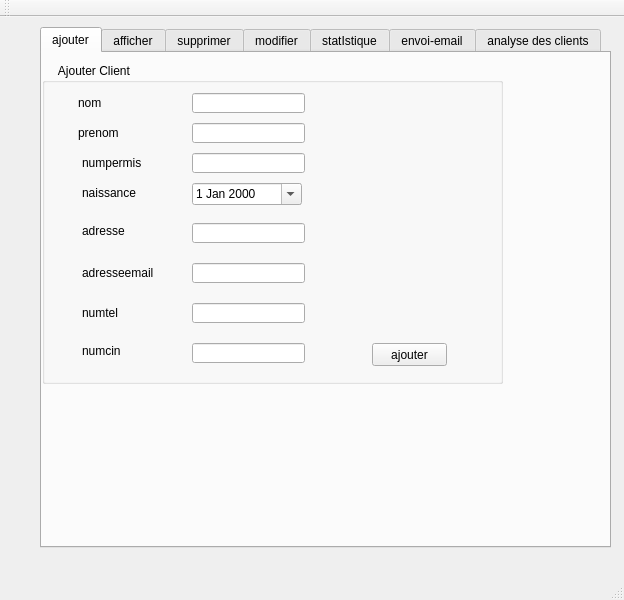
<?xml version="1.0" encoding="UTF-8"?>
<ui version="4.0">
 <class>MainWindow</class>
 <widget class="QMainWindow" name="MainWindow">
  <property name="geometry">
   <rect>
    <x>0</x>
    <y>0</y>
    <width>624</width>
    <height>600</height>
   </rect>
  </property>
  <property name="windowTitle">
   <string>Gestion des Clients</string>
  </property>
  <widget class="QWidget" name="centralWidget">
   <widget class="QTabWidget" name="tabWidget">
    <property name="geometry">
     <rect>
      <x>40</x>
      <y>10</y>
      <width>571</width>
      <height>521</height>
     </rect>
    </property>
    <property name="currentIndex">
     <number>0</number>
    </property>
    <widget class="QWidget" name="tab">
     <attribute name="title">
      <string>ajouter</string>
     </attribute>
     <widget class="QGroupBox" name="tableview">
      <property name="geometry">
       <rect>
        <x>0</x>
        <y>10</y>
        <width>461</width>
        <height>321</height>
       </rect>
      </property>
      <property name="title">
       <string>     Ajouter Client</string>
      </property>
      <widget class="QLabel" name="label">
       <property name="geometry">
        <rect>
         <x>36</x>
         <y>30</y>
         <width>121</width>
         <height>20</height>
        </rect>
       </property>
       <property name="text">
        <string>nom</string>
       </property>
      </widget>
      <widget class="QLabel" name="label_2">
       <property name="geometry">
        <rect>
         <x>36</x>
         <y>60</y>
         <width>121</width>
         <height>20</height>
        </rect>
       </property>
       <property name="text">
        <string>prenom</string>
       </property>
      </widget>
      <widget class="QLabel" name="label_3">
       <property name="geometry">
        <rect>
         <x>40</x>
         <y>90</y>
         <width>111</width>
         <height>20</height>
        </rect>
       </property>
       <property name="text">
        <string>numpermis</string>
       </property>
      </widget>
      <widget class="QLineEdit" name="lineEdit_NOM">
       <property name="geometry">
        <rect>
         <x>150</x>
         <y>30</y>
         <width>113</width>
         <height>20</height>
        </rect>
       </property>
      </widget>
      <widget class="QLineEdit" name="lineEdit_PRENOM">
       <property name="geometry">
        <rect>
         <x>150</x>
         <y>60</y>
         <width>113</width>
         <height>20</height>
        </rect>
       </property>
      </widget>
      <widget class="QLineEdit" name="lineEdit_NUMPERMIS">
       <property name="geometry">
        <rect>
         <x>150</x>
         <y>90</y>
         <width>113</width>
         <height>20</height>
        </rect>
       </property>
      </widget>
      <widget class="QPushButton" name="on_pushButton_ajouter_clicked">
       <property name="geometry">
        <rect>
         <x>330</x>
         <y>280</y>
         <width>75</width>
         <height>23</height>
        </rect>
       </property>
       <property name="text">
        <string>ajouter</string>
       </property>
       <property name="autoDefault">
        <bool>false</bool>
       </property>
      </widget>
      <widget class="QLineEdit" name="lineEdit_ADRESSE">
       <property name="geometry">
        <rect>
         <x>150</x>
         <y>160</y>
         <width>113</width>
         <height>20</height>
        </rect>
       </property>
      </widget>
      <widget class="QLineEdit" name="lineEdit_ADRESSEEMAIL">
       <property name="geometry">
        <rect>
         <x>150</x>
         <y>200</y>
         <width>113</width>
         <height>20</height>
        </rect>
       </property>
      </widget>
      <widget class="QLabel" name="label_5">
       <property name="geometry">
        <rect>
         <x>40</x>
         <y>160</y>
         <width>121</width>
         <height>16</height>
        </rect>
       </property>
       <property name="text">
        <string>adresse</string>
       </property>
      </widget>
      <widget class="QLabel" name="label_6">
       <property name="geometry">
        <rect>
         <x>40</x>
         <y>200</y>
         <width>121</width>
         <height>20</height>
        </rect>
       </property>
       <property name="text">
        <string>adresseemail</string>
       </property>
      </widget>
      <widget class="QLabel" name="label_7">
       <property name="geometry">
        <rect>
         <x>40</x>
         <y>240</y>
         <width>121</width>
         <height>20</height>
        </rect>
       </property>
       <property name="text">
        <string>numtel</string>
       </property>
      </widget>
      <widget class="QLabel" name="label_8">
       <property name="geometry">
        <rect>
         <x>40</x>
         <y>280</y>
         <width>111</width>
         <height>16</height>
        </rect>
       </property>
       <property name="text">
        <string>numcin</string>
       </property>
      </widget>
      <widget class="QLineEdit" name="lineEdit_NUMTEL">
       <property name="geometry">
        <rect>
         <x>150</x>
         <y>240</y>
         <width>113</width>
         <height>20</height>
        </rect>
       </property>
      </widget>
      <widget class="QLineEdit" name="lineEdit_NUMCIN">
       <property name="geometry">
        <rect>
         <x>150</x>
         <y>280</y>
         <width>113</width>
         <height>20</height>
        </rect>
       </property>
      </widget>
      <widget class="QLabel" name="label_4">
       <property name="geometry">
        <rect>
         <x>40</x>
         <y>120</y>
         <width>121</width>
         <height>20</height>
        </rect>
       </property>
       <property name="text">
        <string>naissance</string>
       </property>
      </widget>
      <widget class="QDateEdit" name="lineEdit_NAISSANCE">
       <property name="geometry">
        <rect>
         <x>150</x>
         <y>120</y>
         <width>110</width>
         <height>22</height>
        </rect>
       </property>
       <property name="calendarPopup">
        <bool>true</bool>
       </property>
      </widget>
     </widget>
    </widget>
    <widget class="QWidget" name="tab2">
     <attribute name="title">
      <string>afficher</string>
     </attribute>
     <widget class="QTableView" name="tableView">
      <property name="geometry">
       <rect>
        <x>0</x>
        <y>1</y>
        <width>571</width>
        <height>261</height>
       </rect>
      </property>
     </widget>
     <widget class="QPushButton" name="pushButton_3">
      <property name="geometry">
       <rect>
        <x>180</x>
        <y>280</y>
        <width>111</width>
        <height>28</height>
       </rect>
      </property>
      <property name="text">
       <string>rechercher</string>
      </property>
     </widget>
     <widget class="QTableView" name="tableView_3">
      <property name="geometry">
       <rect>
        <x>0</x>
        <y>330</y>
        <width>571</width>
        <height>151</height>
       </rect>
      </property>
     </widget>
     <widget class="QLineEdit" name="rechercher">
      <property name="geometry">
       <rect>
        <x>20</x>
        <y>280</y>
        <width>141</width>
        <height>21</height>
       </rect>
      </property>
     </widget>
     <widget class="QPushButton" name="pushButton_4">
      <property name="geometry">
       <rect>
        <x>310</x>
        <y>280</y>
        <width>111</width>
        <height>28</height>
       </rect>
      </property>
      <property name="text">
       <string>trier</string>
      </property>
     </widget>
     <widget class="QPushButton" name="pushButton_5">
      <property name="geometry">
       <rect>
        <x>440</x>
        <y>280</y>
        <width>111</width>
        <height>28</height>
       </rect>
      </property>
      <property name="text">
       <string>pdf</string>
      </property>
     </widget>
    </widget>
    <widget class="QWidget" name="tab_3">
     <attribute name="title">
      <string>supprimer</string>
     </attribute>
     <widget class="QPushButton" name="pushButton">
      <property name="geometry">
       <rect>
        <x>370</x>
        <y>230</y>
        <width>93</width>
        <height>28</height>
       </rect>
      </property>
      <property name="text">
       <string>supprimer</string>
      </property>
     </widget>
     <widget class="QLabel" name="label_9">
      <property name="geometry">
       <rect>
        <x>70</x>
        <y>170</y>
        <width>111</width>
        <height>16</height>
       </rect>
      </property>
      <property name="text">
       <string>numcin du client</string>
      </property>
     </widget>
     <widget class="QLineEdit" name="lineEdit">
      <property name="geometry">
       <rect>
        <x>180</x>
        <y>170</y>
        <width>201</width>
        <height>21</height>
       </rect>
      </property>
     </widget>
    </widget>
    <widget class="QWidget" name="tab_2">
     <attribute name="title">
      <string>modifier</string>
     </attribute>
     <widget class="QGroupBox" name="tableView_2">
      <property name="geometry">
       <rect>
        <x>10</x>
        <y>10</y>
        <width>481</width>
        <height>341</height>
       </rect>
      </property>
      <property name="title">
       <string>modifier Client</string>
      </property>
      <widget class="QLabel" name="label_10">
       <property name="geometry">
        <rect>
         <x>36</x>
         <y>30</y>
         <width>121</width>
         <height>20</height>
        </rect>
       </property>
       <property name="text">
        <string>NOM</string>
       </property>
      </widget>
      <widget class="QLabel" name="label_11">
       <property name="geometry">
        <rect>
         <x>36</x>
         <y>60</y>
         <width>121</width>
         <height>20</height>
        </rect>
       </property>
       <property name="text">
        <string>PRENOM</string>
       </property>
      </widget>
      <widget class="QLabel" name="label_12">
       <property name="geometry">
        <rect>
         <x>40</x>
         <y>90</y>
         <width>111</width>
         <height>20</height>
        </rect>
       </property>
       <property name="text">
        <string>NUMPERMIS</string>
       </property>
      </widget>
      <widget class="QLineEdit" name="lineEdit_nom">
       <property name="geometry">
        <rect>
         <x>150</x>
         <y>30</y>
         <width>113</width>
         <height>20</height>
        </rect>
       </property>
      </widget>
      <widget class="QLineEdit" name="lineEdit_prenom">
       <property name="geometry">
        <rect>
         <x>150</x>
         <y>60</y>
         <width>113</width>
         <height>20</height>
        </rect>
       </property>
      </widget>
      <widget class="QLineEdit" name="lineEdit_numpermis">
       <property name="geometry">
        <rect>
         <x>150</x>
         <y>90</y>
         <width>113</width>
         <height>20</height>
        </rect>
       </property>
      </widget>
      <widget class="QLineEdit" name="lineEdit_adresse">
       <property name="geometry">
        <rect>
         <x>150</x>
         <y>160</y>
         <width>113</width>
         <height>20</height>
        </rect>
       </property>
      </widget>
      <widget class="QLineEdit" name="lineEdit_email">
       <property name="geometry">
        <rect>
         <x>150</x>
         <y>200</y>
         <width>113</width>
         <height>20</height>
        </rect>
       </property>
      </widget>
      <widget class="QLabel" name="label_13">
       <property name="geometry">
        <rect>
         <x>40</x>
         <y>160</y>
         <width>121</width>
         <height>16</height>
        </rect>
       </property>
       <property name="text">
        <string>ADRESSE</string>
       </property>
      </widget>
      <widget class="QLabel" name="label_14">
       <property name="geometry">
        <rect>
         <x>40</x>
         <y>200</y>
         <width>121</width>
         <height>20</height>
        </rect>
       </property>
       <property name="text">
        <string>ADRESSEEMAIL</string>
       </property>
      </widget>
      <widget class="QLabel" name="label_15">
       <property name="geometry">
        <rect>
         <x>40</x>
         <y>240</y>
         <width>121</width>
         <height>20</height>
        </rect>
       </property>
       <property name="text">
        <string>NUMTEL</string>
       </property>
      </widget>
      <widget class="QLabel" name="label_16">
       <property name="geometry">
        <rect>
         <x>40</x>
         <y>280</y>
         <width>111</width>
         <height>16</height>
        </rect>
       </property>
       <property name="text">
        <string>NUMCIN</string>
       </property>
      </widget>
      <widget class="QLineEdit" name="lineEdit_numtel">
       <property name="geometry">
        <rect>
         <x>150</x>
         <y>240</y>
         <width>113</width>
         <height>20</height>
        </rect>
       </property>
      </widget>
      <widget class="QLineEdit" name="cinToModifyLineEdit">
       <property name="geometry">
        <rect>
         <x>150</x>
         <y>280</y>
         <width>113</width>
         <height>20</height>
        </rect>
       </property>
      </widget>
      <widget class="QLabel" name="label_17">
       <property name="geometry">
        <rect>
         <x>40</x>
         <y>120</y>
         <width>121</width>
         <height>20</height>
        </rect>
       </property>
       <property name="text">
        <string>NAISSANCE</string>
       </property>
      </widget>
      <widget class="QPushButton" name="pushButton_2">
       <property name="geometry">
        <rect>
         <x>340</x>
         <y>270</y>
         <width>93</width>
         <height>28</height>
        </rect>
       </property>
       <property name="text">
        <string>modifier</string>
       </property>
      </widget>
      <widget class="QDateEdit" name="lineEdit_naissance">
       <property name="geometry">
        <rect>
         <x>150</x>
         <y>130</y>
         <width>110</width>
         <height>22</height>
        </rect>
       </property>
       <property name="calendarPopup">
        <bool>true</bool>
       </property>
      </widget>
     </widget>
    </widget>
    <widget class="QWidget" name="tab_4">
     <attribute name="title">
      <string>statIstique</string>
     </attribute>
     <widget class="QFrame" name="horizontalFrame">
      <property name="geometry">
       <rect>
        <x>30</x>
        <y>30</y>
        <width>511</width>
        <height>431</height>
       </rect>
      </property>
      <layout class="QHBoxLayout" name="horizontalLayout"/>
     </widget>
    </widget>
    <widget class="QWidget" name="tab_5">
     <attribute name="title">
      <string>envoi-email</string>
     </attribute>
     <widget class="QLineEdit" name="lineEdit_2">
      <property name="geometry">
       <rect>
        <x>160</x>
        <y>161</y>
        <width>201</width>
        <height>31</height>
       </rect>
      </property>
     </widget>
     <widget class="QLabel" name="label_18">
      <property name="geometry">
       <rect>
        <x>30</x>
        <y>170</y>
        <width>121</width>
        <height>20</height>
       </rect>
      </property>
      <property name="text">
       <string>numcin du client</string>
      </property>
     </widget>
     <widget class="QPushButton" name="pushButton_6">
      <property name="geometry">
       <rect>
        <x>380</x>
        <y>340</y>
        <width>93</width>
        <height>28</height>
       </rect>
      </property>
      <property name="text">
       <string>envoyer</string>
      </property>
     </widget>
     <widget class="QLineEdit" name="lineEdit_4">
      <property name="geometry">
       <rect>
        <x>160</x>
        <y>261</y>
        <width>201</width>
        <height>31</height>
       </rect>
      </property>
     </widget>
     <widget class="QLabel" name="label_19">
      <property name="geometry">
       <rect>
        <x>30</x>
        <y>270</y>
        <width>121</width>
        <height>20</height>
       </rect>
      </property>
      <property name="text">
       <string>message</string>
      </property>
     </widget>
    </widget>
    <widget class="QWidget" name="tab_6">
     <attribute name="title">
      <string>analyse des clients</string>
     </attribute>
    </widget>
   </widget>
  </widget>
  <widget class="QMenuBar" name="menuBar">
   <property name="geometry">
    <rect>
     <x>0</x>
     <y>0</y>
     <width>624</width>
     <height>26</height>
    </rect>
   </property>
  </widget>
  <widget class="QToolBar" name="mainToolBar">
   <attribute name="toolBarArea">
    <enum>TopToolBarArea</enum>
   </attribute>
   <attribute name="toolBarBreak">
    <bool>false</bool>
   </attribute>
  </widget>
  <widget class="QStatusBar" name="statusBar"/>
 </widget>
 <layoutdefault spacing="6" margin="11"/>
 <resources/>
 <connections/>
</ui>
